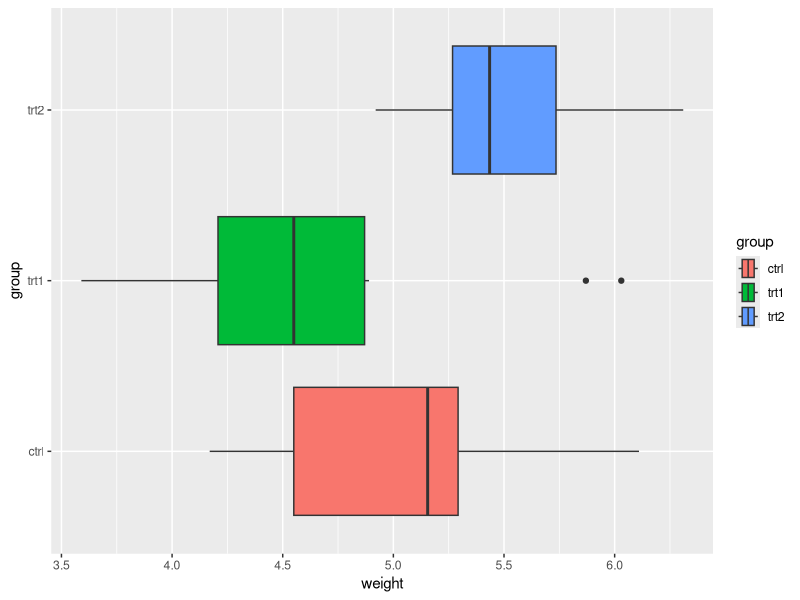
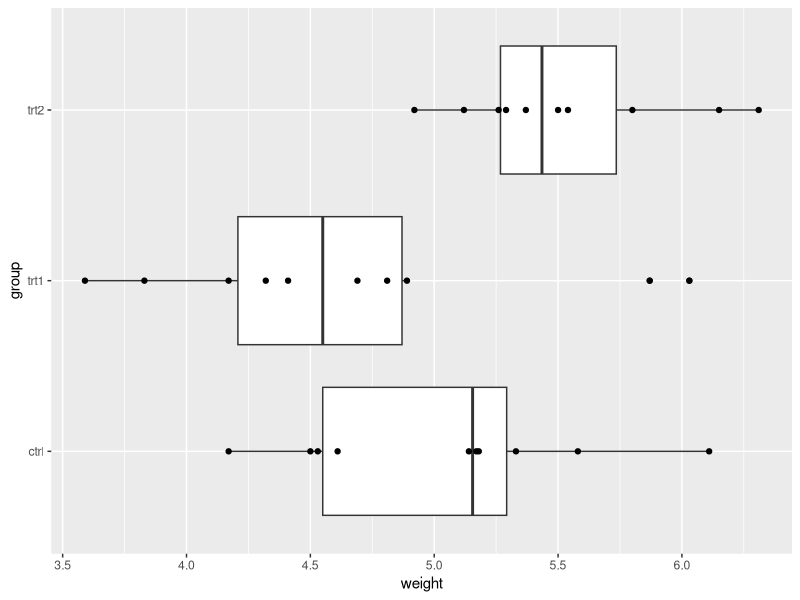
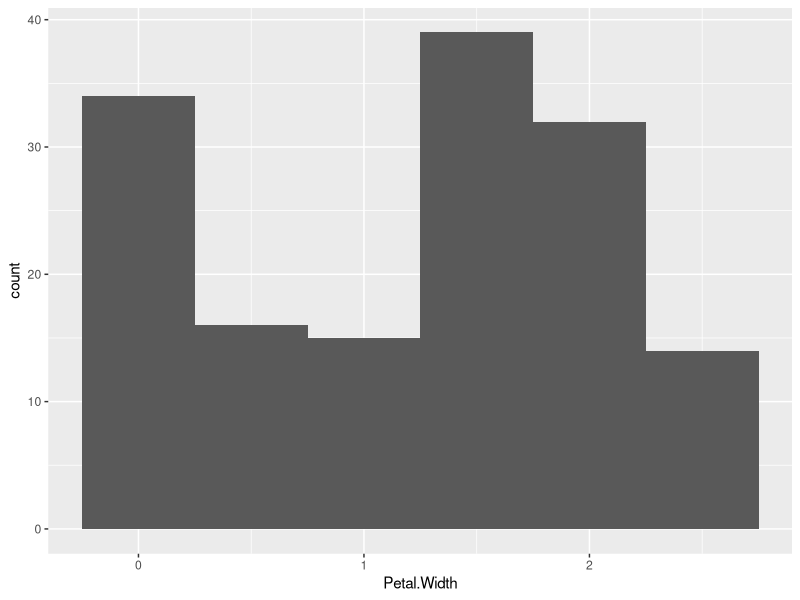
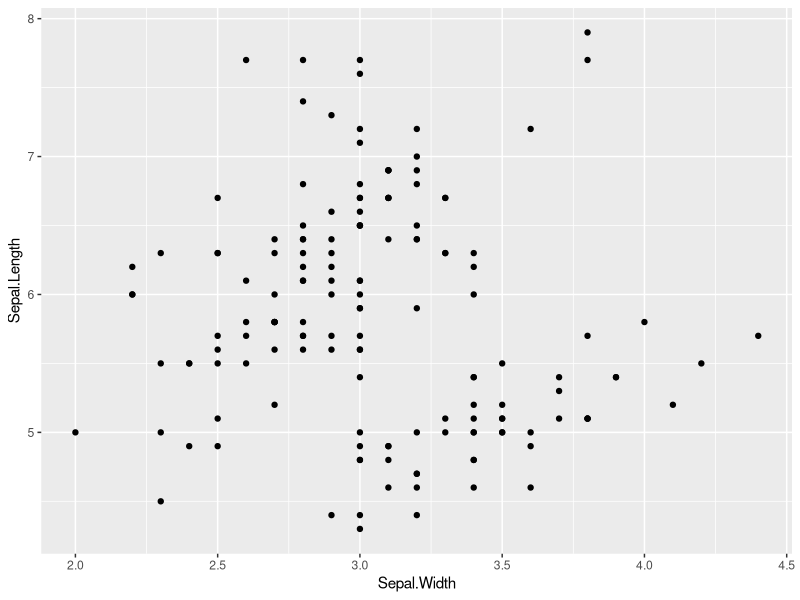
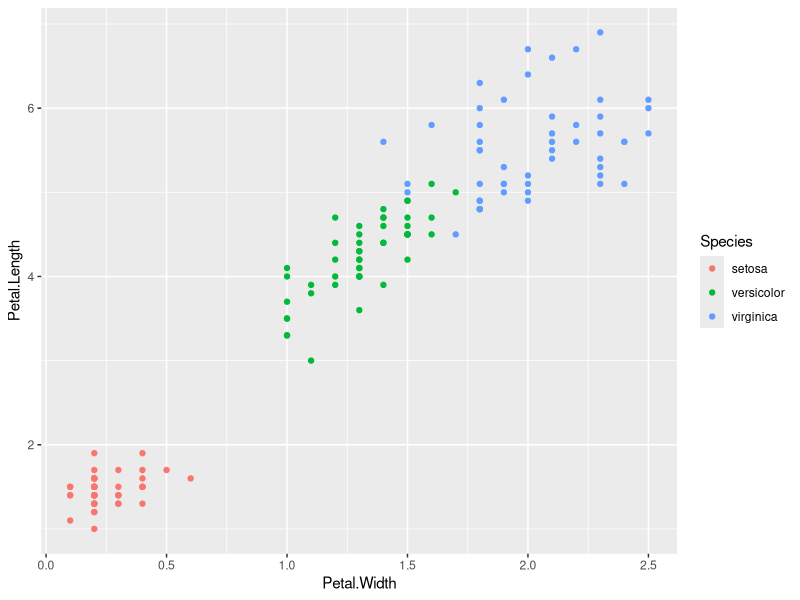

Reproduce these figures in R, in order.
# Tidyverse Exam – Data Manipulation in R (using `mtcars` dataset)

# tidyverse ---------------------------------------------------------------

# Use `df_mtcars` for Questions 1 - 10
library(tidyverse)
df_mtcars <- as_tibble(mtcars,
                       rownames = "model")

# 1. Filter rows where number of cylinders (`cyl`) is 6
# Write code to create a new data frame that only includes rows where `cyl == 6`.
# Assign to: `mtcars_cyl6`
mtcars_cyl6 <- filter(df_mtcars, cyl == 6)

# 2. Filter rows where number of gears (`gear`) is either 3 or 5
# Use `%in%` to filter the `df_mtcars` dataset for these two `gear` values.
# Assign to: `mtcars_g35`
mtcars_g35 <- filter(df_mtcars, gear %in% c(3, 5))

# 3. Filter rows where miles per gallon (`mpg`) is greater than 25
# Create a subset of `df_mtcars` where `mpg > 25`.
# Assign to: `mtcars_mpg25`
mtcars_mpg25 <- filter(df_mtcars, mpg > 25)

# 4. Filter rows where weight (`wt`) is less than 2.5 AND number of cylinders (`cyl`) is 4
# Combine logical conditions using `&`.
# Assign to: `mtcars_light_cyl4`
mtcars_light_cyl4 <- filter(df_mtcars, wt < 2.5 & cyl == 4)

# 5. Sort `df_mtcars` by horsepower (`hp`) in ascending order
# Use `arrange()` to sort the data.
# Assign to: `mtcars_hp`
mtcars_hp <- arrange(df_mtcars, hp)

# 6. Sort `df_mtcars` by quarter mile time (`qsec`) in descending order
# Use `desc()` inside `arrange()`.
# Assign to: `mtcars_qsec`
mtcars_qsec <- arrange(df_mtcars, desc(qsec))

# 7. Exclude the `drat` column
# Use `select()` with `-` (minus sign) to remove the column.
# Assign to: `mtcars_no_drat`
mtcars_no_drat <- select(df_mtcars, -drat)

# 8. Add a new column `ptw` that equals the ratio of horsepower (`hp`) to weight (`wt`) (`hp / wt`)
# Use `mutate()` to add the new column.
# Assign to: `mtcars_with_ptw`
mtcars_with_ptw <- mutate(df_mtcars, ptw = hp / wt)

# 9. Identify the car `model` with the highest `ptw` among cars with six cylinders (`cyl == 6`).
# Hint: Use `mtcars_with_ptw` and a chain of `filter()` and `arrange()` with `%>%`.
# Write the car model here: Ferrari Dino
mtcars_with_ptw %>% 
  filter(cyl == 6) %>% 
  arrange(desc(ptw))
  

# 10. Group by number of gears (`gear`) and summarize minimum & maximum values of `mpg`
# Use `group_by()` and `summarize()` to calculate minimum & maximum values of `mpg` within each group.
# Minimum and maximum values of each group should be represented as separate columns.
# Function `min()` returns the minimum value in a vector.
# Function `max()` returns the maximum value in a vector.
# Assign to: `mtcars_mpg_by_gear`
mtcars_mpg_by_gear <- df_mtcars %>% 
  group_by(gear) %>% 
  summarize(min = min(mpg),
            max = max(mpg)) %>% 
  ungroup()

# ggplot ------------------------------------------------------------------

# Visualization in R (using `iris` dataset)

## before you begin with the following questions, type the following code to check column names in the dataframe
colnames(iris) # output from this code is the column names that can be used in figures

# 11. Simple scatter plot of `Sepal.Length` vs `Sepal.Width` using `ggplot()`
# Assign to: `g_scat`
# Create a scatter plot with `Sepal.Width` on the x-axis and `Sepal.Length` on the y-axis.
g_scat <- iris %>% 
  ggplot(
    aes(x = Sepal.Width,
        y = Sepal.Length)
  ) +
  geom_point()

# 12. Scatter plot with points colored by `Species`
# Assign to: `g_scat_col`
# Create a scatter plot with `Petal.Width` on the x-axis and `Petal.Length` on the y-axis,
# coloring points by `Species`.
g_scat_col <- iris %>% 
  ggplot(
    aes(x = Petal.Width,
        y = Petal.Length,
        color = Species)
  ) +
  geom_point()

# 13. Histogram of `Petal.Width` with `binwidth = 0.5`
# Assign to: `g_hist`
# Create a histogram of `Petal.Width` with `binwidth` set to 0.5.
g_hist <- iris %>% 
  ggplot(
    aes(x = Petal.Width)
  ) +
  geom_histogram(binwidth = 0.5)

# Visualization in R (using `PlantGrowth` dataset)

## before you begin with the following questions, type the following code to check column names in the dataframe
colnames(PlantGrowth) # output from this code is the column names that can be used in figures

# 14. Boxplot of `weight` grouped and filled by `group`
# Assign to: `g_bplot1`
# Create a boxplot of `weight` by `group`, filling boxes by `group`.
g_bplot1 <- PlantGrowth %>% 
  ggplot(
    aes(x = weight,
        y = group,
        fill = group)
  ) +
  geom_boxplot()

# 15. Boxplot + scatter plot of `weight` by `group`
# Assign to: `g_bplot2`
# Create a boxplot of `weight` by `group`, then overlay points showing individual observations.
g_bplot2 <- PlantGrowth %>% 
  ggplot(
    aes(x = weight,
        y = group)
  ) +
  geom_boxplot() +
  geom_point()
